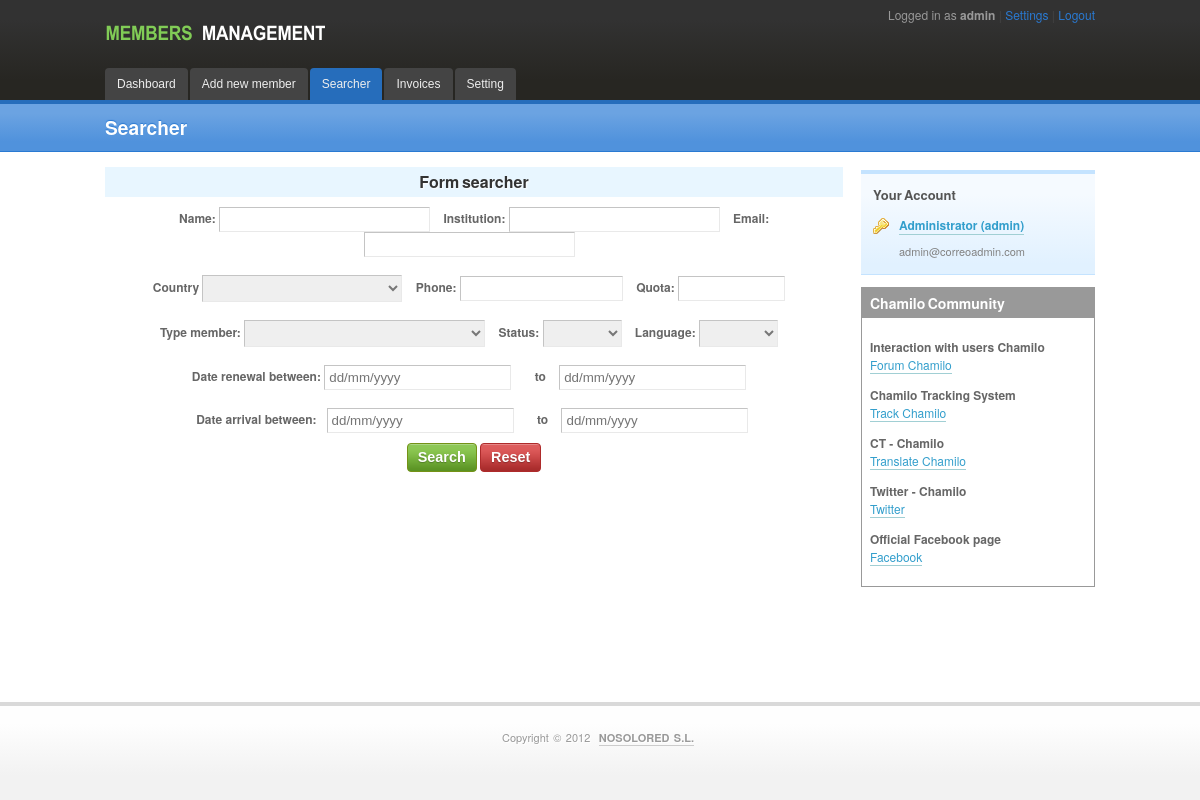
The page /searcher.php (signed in) on the database its author committed.
### tables this page shows
CREATE TABLE IF NOT EXISTS `links` (
  `cod` int(11) NOT NULL AUTO_INCREMENT,
  `description` varchar(255) NOT NULL,
  `title` varchar(255) NOT NULL,
  `enlace` varchar(255) NOT NULL,
  PRIMARY KEY (`cod`)
);

### searcher.php (the view, shortened to what this page needs)
<!DOCTYPE html>
<html lang="en">
<head>
<link type="text/css" href="css/style4.css" rel="stylesheet">
<link rel="stylesheet" type="text/css" href="css/jquery-ui-1.8.17.custom.css" media="screen">
<link rel="stylesheet" type="text/css" href="css/custom.css" media="screen">
</head>
<body>
<header id="top">
<div class="wrapper">
<div id="title">
<img alt="Members Management" src="img/logo.png">
</div>
<div id="topnav">
Logged in as
<b><?php echo $_SESSION['usuario']; ?></b>
<span>|</span>
<a href="setting.php">Settings</a>
<span>|</span>
<a href="logout.php">Logout</a>
<br>
</div>
<?php include_once 'menu/top-menu.php'; ?>
</div>
</header>
<div id="pagetitle">
    <div class="wrapper">
        <h1>Searcher</h1>
    </div>
</div>
<div id="page">
<div class="wrapper">
<section class="column width6 first">
<form action="#" id="form_searcher" method="post" >
	<div align="center">
    <table border="0" width="100%" id="tbl_estilo1">
    <tr><th>Form searcher</th></tr>
    <tr>
    	<td>
    	Name: <input type="text" name="name" id="name" size="23" />
        Institution: <input type="text" name="institution" id="institution" size="23" />
        Email: <input type="text" name="email" id="email" size="23" />
        <br /><br />
        Country
        <select name="country" id="country" style="width:200px">
        	<?php
			$link = conectar();
			$sql = "SELECT * FROM country";
			echo '<option value=""></option>';
			$result = $link->query($sql);
			while($row = $result->fetch_assoc()){
				echo '<option value="'.$row['iso'].'" style="max-width:200px">'.$row['name'].'</option>';
			}
			?>
        </select>
        Phone: <input type="text" name="phone" id="phone" size="17" />
        Quota: <input type="text" name="quota" id="quota" size="10" />
        <br /><br />
		Type member:
   		<select name="type" id="type">
   		<?php
       		$link = conectar();
			$sql = "SELECT * FROM type_member";
			echo '<option value=""></option>';
			$result = $link->query($sql);
			while($row = $result->fetch_assoc()){
				echo '<option value="'.$row['cod'].'" style="max-width:200px">'.$row['name'].'</option>';
			}
    	?>
        </select>
        Status:
        <select name="status" id="status">
        <?php
		$link = conectar();
		$sql = "SELECT * FROM status";
		$result = $link->query($sql);
		echo '<option value="" selected="selected"></option>';
		while($row = $result->fetch_assoc()){
			echo '<option value="'.$row['cod'].'">'.$row['status'].'</option>';
		}
    	?>
        </select>
    	Language:
        <select name="language" id="language">
    	<?php
		echo '<option value="" selected="selected"></option>';
		$link = conectar();
		$sql = "SELECT * FROM language WHERE active='1' ORDER BY language ASC";
		$result = $link->query($sql);
		while($row = $result->fetch_assoc()){
			echo '<option value="'.$row['cod'].'">'.$row['language'].'</option>';
		}
   		?>
        </select>
        <br /><br />
        Date renewal between:
        <input type="text" name="renewal_ini" id="renewal_ini" placeholder="dd/mm/yyyy" />
        &nbsp;&nbsp; to &nbsp;&nbsp;
        <input type="text" name="renewal_fin" id="renewal_fin" placeholder="dd/mm/yyyy" />
        <br /><br />
        &nbsp;&nbsp;Date arrival between: &nbsp;
        <input type="text" name="arrival_ini" id="arrival_ini" placeholder="dd/mm/yyyy" />
        &nbsp;&nbsp; to &nbsp;&nbsp;
        <input type="text" name="arrival_fin" id="arrival_fin" placeholder="dd/mm/yyyy" />
        </td>
    </tr>
    <tr><td class="center">
    <div class="center">
    <input type="button" class="btn btn-green big" id="buscar" name="enviar" value="Search" />
    <input type="button" class="btn btn-red big" id="reset" name="reset" value="Reset" />
    </div>
    </td></tr>
    </table>
    </div>
</form>
</section>
<?php include_once 'menu/right-menu.php'; ?>
</div>
</div>
<?php include_once 'menu/footer-menu.php'; ?>
</body>
</html>

### menu/right-menu.php (shortened to what this page needs)
<aside class="column width2">
    <div id="rightmenu">
    <header>
    <h3>Your Account</h3>
    </header>
    <dl class="first">
    <dt>
    <img width="16" height="16" src="img/key.png" alt="">
    </dt>
    <dd>
    <a href="profile.php"><?php echo htmlspecialchars($_SESSION['name']); ?> (<?php echo htmlspecialchars($_SESSION['usuario']); ?>)</a>
    </dd>
    <dd class="last"><?php echo htmlspecialchars($_SESSION['email']); ?></dd>
    </dl>
    </div>
    <div class="content-box">
    <header style="cursor: s-resize;">
    <h3>Chamilo Community</h3>
    </header>
    <section>
    <?php
	$link = conectar();
	$sql = "SELECT * FROM links";
    $result_link = $link->query($sql);
	while($aux_link = $result_link->fetch_assoc()){
		echo '<dl>';
		echo '<dt>'.$aux_link['title'].'</dt>';
		echo '<dd>';
		$enlace = (strpos($aux_link['enlace'],'http') === false)?('http://'.$aux_link['enlace']):($aux_link['enlace']);
		echo '<a href="'.$enlace.'">'.$aux_link['description'].'</a>';
		echo '</dd>';
	}
	?>
    </dl>
    </section>
    </div>
</aside>

### rows shown on the page
links: title "Interaction with users Chamilo", description "Forum Chamilo"
links: title "Chamilo Tracking System", description "Track Chamilo"
links: title "CT - Chamilo", description "Translate Chamilo"
links: title "Twitter - Chamilo", description "Twitter"
links: title "Official Facebook page", description "Facebook"

### other values the page prints
$_SESSION['usuario'] "admin"
$_SESSION['name'] "Administrator"
$_SESSION['email'] "admin@correoadmin.com"
